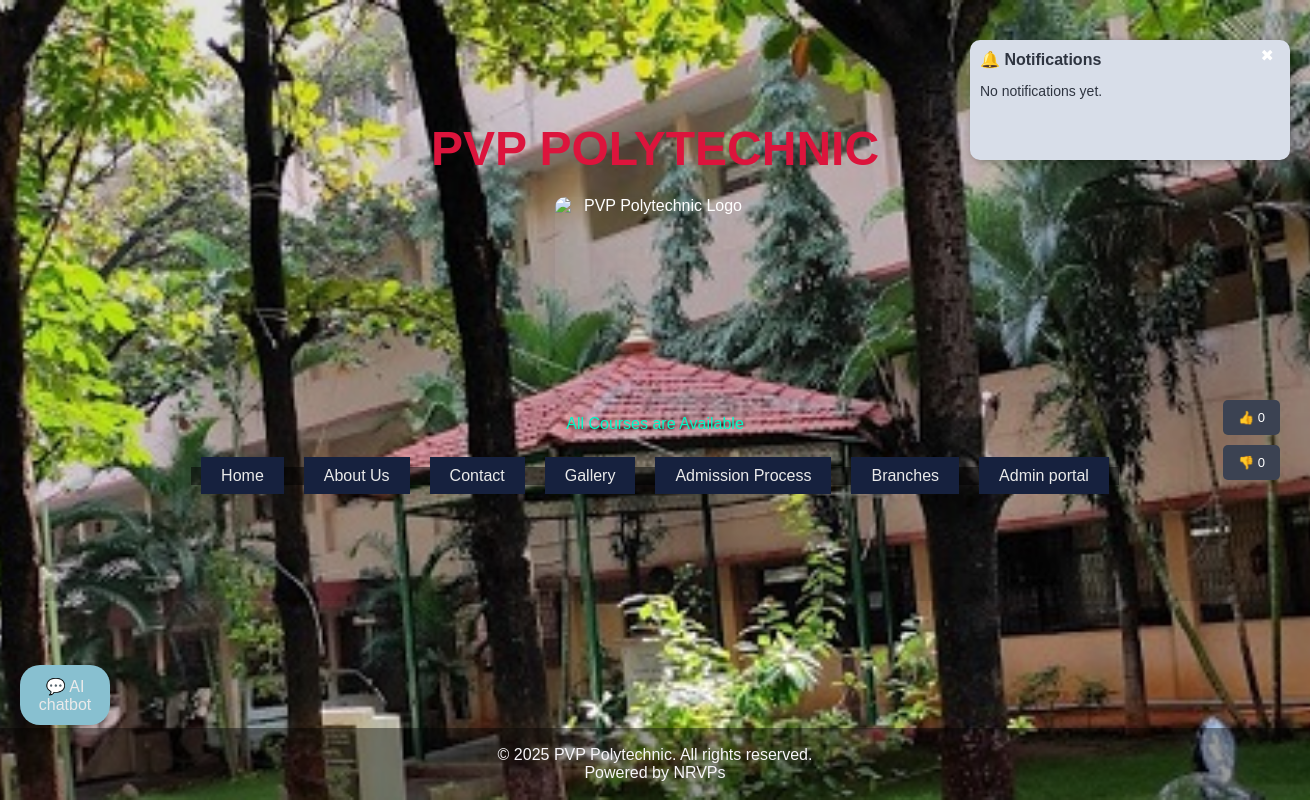
/, run on an earlier commit of the app's database.
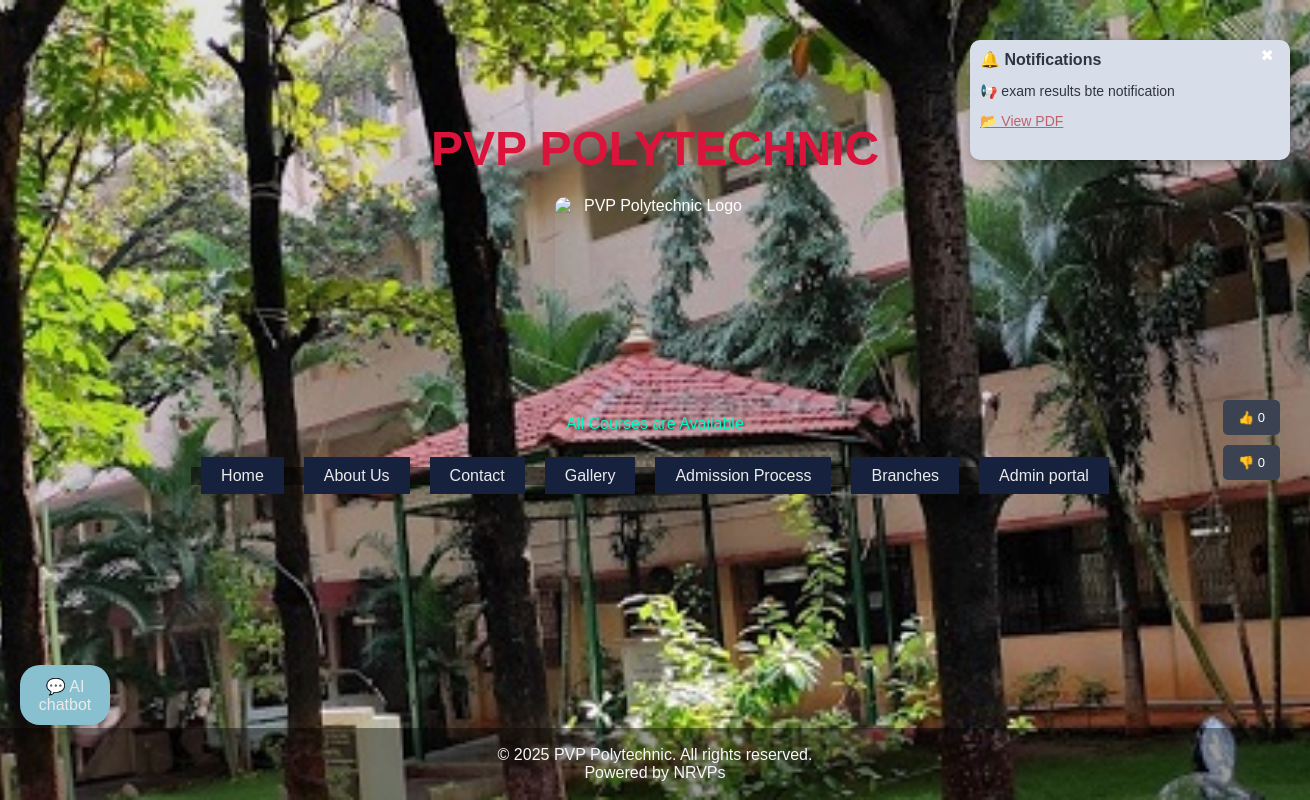
And on a later commit of the database.
### models.py (models this page shows)
class Notification(db.Model):
    id = db.Column(db.Integer, primary_key=True)
    message = db.Column(db.String(200), nullable=False)
    pdf_filename = db.Column(db.String(200), nullable=True)

### app.py (the view)
@app.route("/")
def home():
    views = update_views()
    notifications = Notification.query.order_by(Notification.id.desc()).all()
    return render_template("base.html", notifications=notifications, views=views)

### app.py (called while the page is built)
def get_views():
    try:
        with open(VIEW_COUNT_FILE, "r") as file:
            return int(file.read().strip())
    except (FileNotFoundError, ValueError):
        return 0  # If file not found or empty, start with 0 views.

def update_views():
    views = get_views() + 1
    with open(VIEW_COUNT_FILE, "w") as file:
        file.write(str(views))
    return views

### templates/base.html (shortened to what this page needs)
<!DOCTYPE html>
<html lang="en">
<head>
    <link rel="stylesheet" href="{{ url_for('static', filename='styles1.css') }}">
</head>
<body>
<div id="background-slider"></div>
    <header>
            <h1><font color="#DC143C"><font size="80">PVP POLYTECHNIC</font></font></h1>
        <div class="feedback-container" >
            <button id="like-btn" onclick="sendFeedback('like')">👍  <span id="like-count">0</span></button>
            <button id="dislike-btn" onclick="sendFeedback('dislike')">👎  <span id="dislike-count">0</span></button>
        </div>
        <img src="{{ url_for('static', filename='images/logo1.jpg') }}" alt="PVP Polytechnic Logo" class="logo"><br>
        <div id="notification-bar"><marquee diretion="left"><font color="01F9C6"> All Courses are Available</font></marquee></div><br>
        <nav>
            <ul>
            <li><a href="{{ url_for('home') }}" >Home</a> </li>
                <li><a href="{{ url_for('about') }}" >About Us</a></li>
                <li><a href="{{ url_for('contact') }}" >Contact</a></li>
                <li><a href="{{ url_for('gallery') }}" >Gallery</a></li>
                <li><a href="{{ url_for('admission') }}">Admission Process</a></li>
                <li><a href="/branch_names" >Branches</a></li>
                <li><a href="/admin" >Admin portal</a></li>
            </ul>
        </nav>
    </header>
    <main>
    </main>
    <div class="chat-icon" onclick="toggleChat()">
    💬 AI chatbot
  </div>
<div class="notification-box" id="notificationBox">
    <div class="notification-header">
        🔔 Notifications
        <button class="close-btn" onclick="closeNotification()">✖</button>
    </div>
    <div class="notification-content">
        {% if notifications %}
        {% for notification in notifications %}
        <p>📢 {{ notification.message }}</p>
        {% if notification.pdf_filename %}
        <a class="download-link" href="{{ url_for('download_pdf', filename=notification.pdf_filename) }}">📂 View PDF</a>
        {% endif %}
        {% endfor %}
        {% else %}
        <p>No notifications yet.</p>
        {% endif %}
    </div>
</div>
</body>
    <footer style="text-align:center;">
        <p>&copy; 2025 PVP Polytechnic. All rights reserved.<br>Powered by NRVPs</font></p>
    </footer>
</html>

What changed in the data, as far as the page shows it:
added Notification: message "exam results bte notification"
Also different on the page:
text no longer shown: "No notifications yet."
